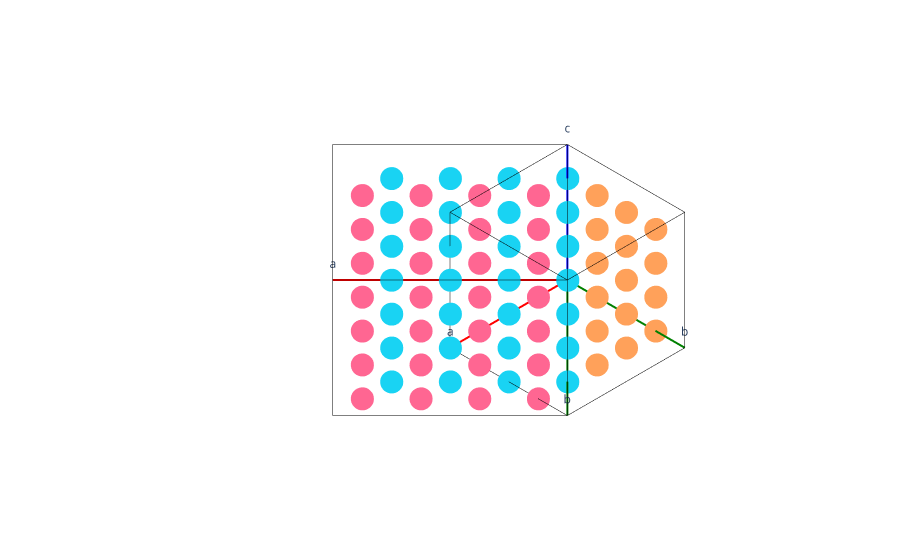

Here is the notebook cell this chart was saved with:
### Code cell
# atom-centered k-point grid

fig = Figure()
fig.add_unitcell(struct_conv.lattice.reciprocal_lattice)
fig.add_unitcell(struct_reduced.lattice.reciprocal_lattice)

grid = struct_conv.lattice.reciprocal_lattice.get_cartesian_coords(build_grid(4))
x,y,z = grid.T
trace = go.Scatter3d(x=x,y=y,z=z, mode='markers')
fig.fig.add_trace(trace)



grid = struct_reduced.lattice.reciprocal_lattice.get_cartesian_coords(build_grid(4, shift=[0., 0., 0.]))
x,y,z = grid.T
trace = go.Scatter3d(x=x,y=y,z=z, mode='markers')
fig.fig.add_trace(trace)

grid = struct_reduced.lattice.reciprocal_lattice.get_cartesian_coords(build_grid(4, shift=[.5, .5, 0.]))
x,y,z = grid.T
trace = go.Scatter3d(x=x,y=y,z=z, mode='markers')
fig.fig.add_trace(trace)

fig.fig.update_scenes(camera_projection_type="orthographic")

fig.show()

### Figure 1 — Plotly figure (JSON) as saved in the notebook; plotly's stock layout.template omitted (floating-point values rounded to 4 significant figures)
{"data": [{"line": {"color": "red", "width": 4}, "mode": "lines+text", "text": [null, "a"], "type": "scatter3d", "x": [0, 1.571], "y": [0, 0], "z": [0, 0]}, {"line": {"color": "green", "width": 4}, "mode": "lines+text", "text": [null, "b"], "type": "scatter3d", "x": [0, 0], "y": [0, 1.571], "z": [0, 0]}, {"line": {"color": "blue", "width": 4}, "mode": "lines+text", "text": [null, "c"], "type": "scatter3d", "x": [0, 0], "y": [0, 0], "z": [0, 1.571]}, {"line": {"color": "black", "width": 1}, "mode": "lines", "type": "scatter3d", "x": [1.571, 1.571], "y": [0, 1.571], "z": [0, 0]}, {"line": {"color": "black", "width": 1}, "mode": "lines", "type": "scatter3d", "x": [1.571, 1.571], "y": [0, 0], "z": [0, 1.571]}, {"line": {"color": "black", "width": 1}, "mode": "lines", "type": "scatter3d", "x": [0, 1.571], "y": [1.571, 1.571], "z": [0, 0]}, {"line": {"color": "black", "width": 1}, "mode": "lines", "type": "scatter3d", "x": [0, 0], "y": [1.571, 1.571], "z": [0, 1.571]}, {"line": {"color": "black", "width": 1}, "mode": "lines", "type": "scatter3d", "x": [0, 1.571], "y": [0, 0], "z": [1.571, 1.571]}, {"line": {"color": "black", "width": 1}, "mode": "lines", "type": "scatter3d", "x": [0, 0], "y": [0, 1.571], "z": [1.571, 1.571]}, {"line": {"color": "black", "width": 1}, "mode": "lines", "type": "scatter3d", "x": [1.571, 1.571], "y": [1.571, 1.571], "z": [0, 1.571]}, {"line": {"color": "black", "width": 1}, "mode": "lines", "type": "scatter3d", "x": [0, 1.571], "y": [1.571, 1.571], "z": [1.571, 1.571]}, {"line": {"color": "black", "width": 1}, "mode": "lines", "type": "scatter3d", "x": [1.571, 1.571], "y": [0, 1.571], "z": [1.571, 1.571]}, {"line": {"color": "red", "width": 4}, "mode": "lines+text", "text": [null, "a"], "type": "scatter3d", "x": [0, 1.571], "y": [0, -1.571], "z": [0, 0]}, {"line": {"color": "green", "width": 4}, "mode": "lines+text", "text": [null, "b"], "type": "scatter3d", "x": [0, 1.571], "y": [0, 1.571], "z": [0, 0]}, {"line": {"color": "blue", "width": 4}, "mode": "lines+text", "text": [null, "c"], "type": "scatter3d", "x": [0, 0], "y": [0, 0], "z": [0, 1.571]}, {"line": {"color": "black", "width": 1}, "mode": "lines", "type": "scatter3d", "x": [1.571, 3.142], "y": [-1.571, 0], "z": [0, 0]}, {"line": {"color": "black", "width": 1}, "mode": "lines", "type": "scatter3d", "x": [1.571, 1.571], "y": [-1.571, -1.571], "z": [0, 1.571]}, {"line": {"color": "black", "width": 1}, "mode": "lines", "type": "scatter3d", "x": [1.571, 3.142], "y": [1.571, 0], "z": [0, 0]}, {"line": {"color": "black", "width": 1}, "mode": "lines", "type": "scatter3d", "x": [1.571, 1.571], "y": [1.571, 1.571], "z": [0, 1.571]}, {"line": {"color": "black", "width": 1}, "mode": "lines", "type": "scatter3d", "x": [0, 1.571], "y": [0, -1.571], "z": [1.571, 1.571]}, {"line": {"color": "black", "width": 1}, "mode": "lines", "type": "scatter3d", "x": [0, 1.571], "y": [0, 1.571], "z": [1.571, 1.571]}, {"line": {"color": "black", "width": 1}, "mode": "lines", "type": "scatter3d", "x": [3.142, 3.142], "y": [0, 0], "z": [0, 1.571]}, {"line": {"color": "black", "width": 1}, "mode": "lines", "type": "scatter3d", "x": [1.571, 3.142], "y": [1.571, 0], "z": [1.571, 1.571]}, {"line": {"color": "black", "width": 1}, "mode": "lines", "type": "scatter3d", "x": [1.571, 3.142], "y": [-1.571, 0], "z": [1.571, 1.571]}, {"mode": "markers", "type": "scatter3d", "x": [0, 0, 0, 0, 0, 0, 0, 0, 0, 0, 0, 0, 0, 0, 0, 0, 0.3927, 0.3927, 0.3927, 0.3927, 0.3927, 0.3927, 0.3927, 0.3927, 0.3927, 0.3927, 0.3927, 0.3927, 0.3927, 0.3927, 0.3927, 0.3927, 0.7854, 0.7854, 0.7854, 0.7854, 0.7854, 0.7854, 0.7854, 0.7854, 0.7854, 0.7854, 0.7854, 0.7854, 0.7854, 0.7854, 0.7854, 0.7854, 1.178, 1.178, 1.178, 1.178, 1.178, 1.178, 1.178, 1.178, 1.178, 1.178, 1.178, 1.178, 1.178, 1.178, 1.178, 1.178], "y": [0, 0, 0, 0, 0.3927, 0.3927, 0.3927, 0.3927, 0.7854, 0.7854, 0.7854, 0.7854, 1.178, 1.178, 1.178, 1.178, 0, 0, 0, 0, 0.3927, 0.3927, 0.3927, 0.3927, 0.7854, 0.7854, 0.7854, 0.7854, 1.178, 1.178, 1.178, 1.178, 0, 0, 0, 0, 0.3927, 0.3927, 0.3927, 0.3927, 0.7854, 0.7854, 0.7854, 0.7854, 1.178, 1.178, 1.178, 1.178, 0, 0, 0, 0, 0.3927, 0.3927, 0.3927, 0.3927, 0.7854, 0.7854, 0.7854, 0.7854, 1.178, 1.178, 1.178, 1.178], "z": [0, 0.3927, 0.7854, 1.178, 0, 0.3927, 0.7854, 1.178, 0, 0.3927, 0.7854, 1.178, 0, 0.3927, 0.7854, 1.178, 0, 0.3927, 0.7854, 1.178, 0, 0.3927, 0.7854, 1.178, 0, 0.3927, 0.7854, 1.178, 0, 0.3927, 0.7854, 1.178, 0, 0.3927, 0.7854, 1.178, 0, 0.3927, 0.7854, 1.178, 0, 0.3927, 0.7854, 1.178, 0, 0.3927, 0.7854, 1.178, 0, 0.3927, 0.7854, 1.178, 0, 0.3927, 0.7854, 1.178, 0, 0.3927, 0.7854, 1.178, 0, 0.3927, 0.7854, 1.178]}, {"mode": "markers", "type": "scatter3d", "x": [0, 0, 0, 0, 0.3927, 0.3927, 0.3927, 0.3927, 0.7854, 0.7854, 0.7854, 0.7854, 1.178, 1.178, 1.178, 1.178, 0.3927, 0.3927, 0.3927, 0.3927, 0.7854, 0.7854, 0.7854, 0.7854, 1.178, 1.178, 1.178, 1.178, 1.571, 1.571, 1.571, 1.571, 0.7854, 0.7854, 0.7854, 0.7854, 1.178, 1.178, 1.178, 1.178, 1.571, 1.571, 1.571, 1.571, 1.963, 1.963, 1.963, 1.963, 1.178, 1.178, 1.178, 1.178, 1.571, 1.571, 1.571, 1.571, 1.963, 1.963, 1.963, 1.963, 2.356, 2.356, 2.356, 2.356], "y": [0, 0, 0, 0, 0.3927, 0.3927, 0.3927, 0.3927, 0.7854, 0.7854, 0.7854, 0.7854, 1.178, 1.178, 1.178, 1.178, -0.3927, -0.3927, -0.3927, -0.3927, 0, 0, 0, 0, 0.3927, 0.3927, 0.3927, 0.3927, 0.7854, 0.7854, 0.7854, 0.7854, -0.7854, -0.7854, -0.7854, -0.7854, -0.3927, -0.3927, -0.3927, -0.3927, 0, 0, 0, 0, 0.3927, 0.3927, 0.3927, 0.3927, -1.178, -1.178, -1.178, -1.178, -0.7854, -0.7854, -0.7854, -0.7854, -0.3927, -0.3927, -0.3927, -0.3927, 0, 0, 0, 0], "z": [0, 0.3927, 0.7854, 1.178, 0, 0.3927, 0.7854, 1.178, 0, 0.3927, 0.7854, 1.178, 0, 0.3927, 0.7854, 1.178, 0, 0.3927, 0.7854, 1.178, 0, 0.3927, 0.7854, 1.178, 0, 0.3927, 0.7854, 1.178, 0, 0.3927, 0.7854, 1.178, 0, 0.3927, 0.7854, 1.178, 0, 0.3927, 0.7854, 1.178, 0, 0.3927, 0.7854, 1.178, 0, 0.3927, 0.7854, 1.178, 0, 0.3927, 0.7854, 1.178, 0, 0.3927, 0.7854, 1.178, 0, 0.3927, 0.7854, 1.178, 0, 0.3927, 0.7854, 1.178]}, {"mode": "markers", "type": "scatter3d", "x": [0.3927, 0.3927, 0.3927, 0.3927, 0.7854, 0.7854, 0.7854, 0.7854, 1.178, 1.178, 1.178, 1.178, 1.571, 1.571, 1.571, 1.571, 0.7854, 0.7854, 0.7854, 0.7854, 1.178, 1.178, 1.178, 1.178, 1.571, 1.571, 1.571, 1.571, 1.963, 1.963, 1.963, 1.963, 1.178, 1.178, 1.178, 1.178, 1.571, 1.571, 1.571, 1.571, 1.963, 1.963, 1.963, 1.963, 2.356, 2.356, 2.356, 2.356, 1.571, 1.571, 1.571, 1.571, 1.963, 1.963, 1.963, 1.963, 2.356, 2.356, 2.356, 2.356, 2.749, 2.749, 2.749, 2.749], "y": [0, 0, 0, 0, 0.3927, 0.3927, 0.3927, 0.3927, 0.7854, 0.7854, 0.7854, 0.7854, 1.178, 1.178, 1.178, 1.178, -0.3927, -0.3927, -0.3927, -0.3927, 0, 0, 0, 0, 0.3927, 0.3927, 0.3927, 0.3927, 0.7854, 0.7854, 0.7854, 0.7854, -0.7854, -0.7854, -0.7854, -0.7854, -0.3927, -0.3927, -0.3927, -0.3927, 0, 0, 0, 0, 0.3927, 0.3927, 0.3927, 0.3927, -1.178, -1.178, -1.178, -1.178, -0.7854, -0.7854, -0.7854, -0.7854, -0.3927, -0.3927, -0.3927, -0.3927, 0, 0, 0, 0], "z": [0, 0.3927, 0.7854, 1.178, 0, 0.3927, 0.7854, 1.178, 0, 0.3927, 0.7854, 1.178, 0, 0.3927, 0.7854, 1.178, 0, 0.3927, 0.7854, 1.178, 0, 0.3927, 0.7854, 1.178, 0, 0.3927, 0.7854, 1.178, 0, 0.3927, 0.7854, 1.178, 0, 0.3927, 0.7854, 1.178, 0, 0.3927, 0.7854, 1.178, 0, 0.3927, 0.7854, 1.178, 0, 0.3927, 0.7854, 1.178, 0, 0.3927, 0.7854, 1.178, 0, 0.3927, 0.7854, 1.178, 0, 0.3927, 0.7854, 1.178, 0, 0.3927, 0.7854, 1.178]}], "layout": {"dragmode": "orbit", "margin": {"b": 0, "l": 0, "r": 0, "t": 0}, "scene": {"aspectmode": "data", "camera": {"projection": {"type": "orthographic"}}, "xaxis": {"showbackground": false, "showgrid": false, "showline": false, "showspikes": false, "showticklabels": false, "ticks": "", "title": {"text": ""}, "zeroline": false}, "yaxis": {"showbackground": false, "showgrid": false, "showline": false, "showspikes": false, "showticklabels": false, "ticks": "", "title": {"text": ""}, "zeroline": false}, "zaxis": {"showbackground": false, "showgrid": false, "showline": false, "showspikes": false, "showticklabels": false, "ticks": "", "title": {"text": ""}, "zeroline": false}}, "showlegend": false}}
